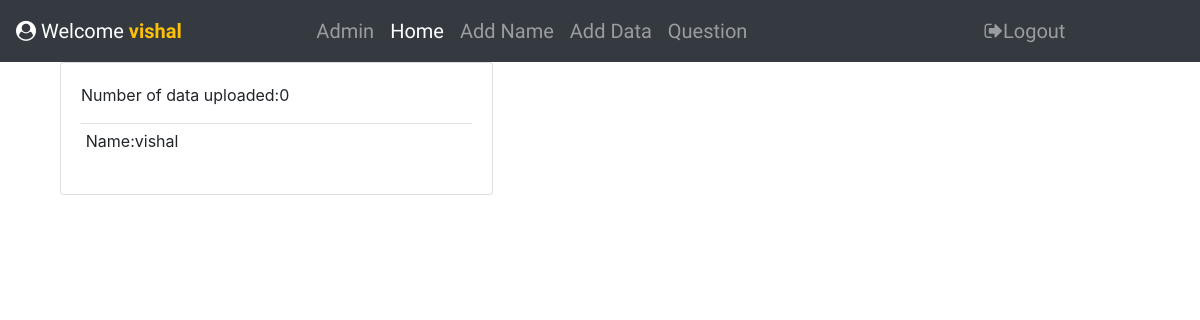
The app's page / (signed in), older data.
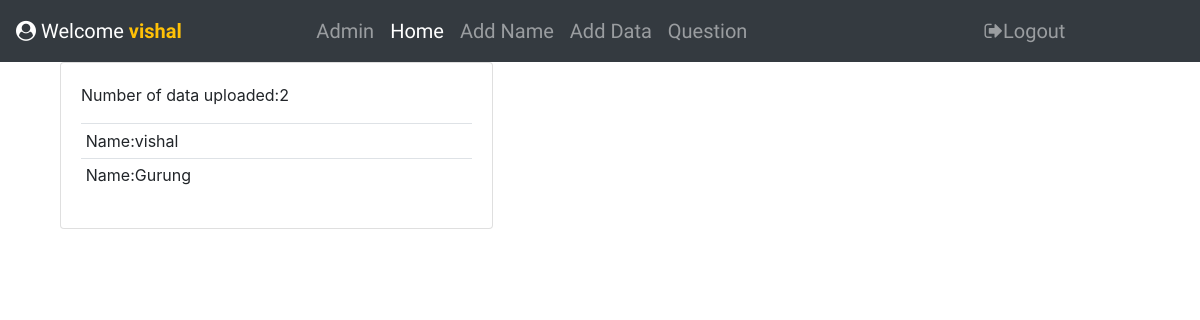
The same page, newer data.
### collectdata/models.py (models this page shows, shortened)
class UserDetail(models.Model):
    name=models.CharField(max_length=30,null=True,blank=False)

### collectdata/views.py (the view)
# urls.py: path('',views.home,name='home'),
@login_required(login_url='login')
def home(request):
    cust=UserDetail.objects.all()
    total=Basicdata.objects.all()
    total_data=total.count()
    return render(request,'collectdata/home.html',{'cust':cust,'total_data':total_data})

### collectdata/templates/collectdata/home.html
{% extends "collectdata/nav.html" %}
{% block body_block %}
<div class = "container">
<div class='col-md-5'>
        <div class ="card card-body">
            <table class='table table-sm'>
                {% for i in cust %}
                <tr>
                    <td>Name:{{i.name}}</td>
                </tr>
                {% endfor %}
                <p>Number of data uploaded:{{total_data}}</p>
            </table>
        </div>
</div>
</div>
{% endblock %}

### collectdata/templates/collectdata/nav.html (shortened to what this page needs)
{% load static %}
<!DOCTYPE html>
<html lang="en">
<head>
    <link rel="stylesheet" href="https://maxcdn.bootstrapcdn.com/bootstrap/4.4.1/css/bootstrap.min.css">
    <link rel="stylesheet" href="https://cdnjs.cloudflare.com/ajax/libs/font-awesome/4.7.0/css/font-awesome.min.css">
</head>
<body>
<div class="ok">
    <nav class="navbar navbar-expand-lg navbar-dark bg-dark">
    <a class="navbar-brand" href="{% url 'home' %}"><i class="fa fa-user-circle" aria-hidden="true"></i> Welcome <strong class="text-warning">{{request.user.username}}</strong></a>
    <div class="collapse navbar-collapse" id="navbarNav">
        {% if user.is_superuser %}
            <ul class="navbar-nav mx-auto">
                <li class="nav-item">
                    <a class="nav-link" href="{% url 'admin:index' %}">Admin</a>
                </li>
                <li class="nav-item active">
                    <a class="nav-link" href="{% url 'home' %}">Home <span class="sr-only">(current)</span></a>
                </li>
                <li class="nav-item">
                    <a class="nav-link" href="{% url 'details'  %}">Add Name</a>
                </li>
                <li class="nav-item">
                    <a class="nav-link" href="{% url 'add_form'  %}">Add Data</a>
                </li>
                <li class="nav-item">
                    <a class="nav-link" href="{% url 'question'  %}">Question</a>
                </li>
            </ul>
            <ul class="navbar-nav mx-auto">
                <li class="nav-item">
                    <a class="nav-link" href="{% url 'logout'  %}"><i class="fa fa-sign-out" aria-hidden="true"></i>Logout</a>
                </li>
            </ul>
        {%endif%}
    </div>
</nav>
</div>
    {% block body_block %}
    {% endblock %}
</body>
</html>

### collectdata/templates/collectdata/nav.html (style rules this page uses)
.ok { background-color: whitesmoke; font-family: 'Abel', sans-serif; font-size: 20px; }

Row changes from the older to the newer data that the page shows:
added UserDetail: name "Gurung"
Text that changed along with them:
{{ total_data }}: "0" → "2"
